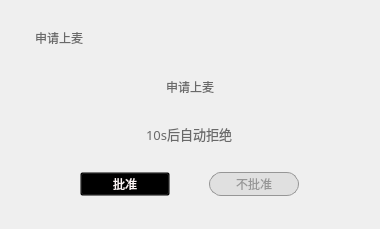
<?xml version="1.0" encoding="UTF-8"?>
<ui version="4.0">
 <class>ApplyJoinWdg</class>
 <widget class="QWidget" name="ApplyJoinWdg">
  <property name="geometry">
   <rect>
    <x>0</x>
    <y>0</y>
    <width>380</width>
    <height>229</height>
   </rect>
  </property>
  <property name="minimumSize">
   <size>
    <width>380</width>
    <height>229</height>
   </size>
  </property>
  <property name="maximumSize">
   <size>
    <width>380</width>
    <height>229</height>
   </size>
  </property>
  <property name="windowTitle">
   <string>ApplyJoinWdg</string>
  </property>
  <property name="styleSheet">
   <string notr="true"/>
  </property>
  <layout class="QVBoxLayout" name="verticalLayout_2">
   <property name="leftMargin">
    <number>25</number>
   </property>
   <property name="topMargin">
    <number>20</number>
   </property>
   <property name="rightMargin">
    <number>25</number>
   </property>
   <item>
    <widget class="QWidget" name="widget_4" native="true">
     <property name="styleSheet">
      <string notr="true">QWidget{
background-color:rgba(0,0,0,0);
}</string>
     </property>
     <layout class="QGridLayout" name="gridLayout">
      <property name="leftMargin">
       <number>0</number>
      </property>
      <property name="topMargin">
       <number>0</number>
      </property>
      <property name="rightMargin">
       <number>0</number>
      </property>
      <property name="bottomMargin">
       <number>0</number>
      </property>
      <property name="spacing">
       <number>0</number>
      </property>
      <item row="0" column="0">
       <widget class="QWidget" name="widget_title" native="true">
        <property name="minimumSize">
         <size>
          <width>0</width>
          <height>35</height>
         </size>
        </property>
        <property name="maximumSize">
         <size>
          <width>16777215</width>
          <height>35</height>
         </size>
        </property>
        <property name="styleSheet">
         <string notr="true"/>
        </property>
        <layout class="QHBoxLayout" name="horizontalLayout_2">
         <property name="leftMargin">
          <number>10</number>
         </property>
         <property name="topMargin">
          <number>0</number>
         </property>
         <property name="bottomMargin">
          <number>0</number>
         </property>
         <item alignment="Qt::AlignHCenter">
          <widget class="QLabel" name="label">
           <property name="maximumSize">
            <size>
             <width>16777215</width>
             <height>50</height>
            </size>
           </property>
           <property name="styleSheet">
            <string notr="true">color:rgb(105,105,105);
font: 12pt &quot;微软雅黑&quot;;</string>
           </property>
           <property name="text">
            <string>申请上麦</string>
           </property>
          </widget>
         </item>
         <item>
          <spacer name="horizontalSpacer">
           <property name="orientation">
            <enum>Qt::Horizontal</enum>
           </property>
           <property name="sizeHint" stdset="0">
            <size>
             <width>40</width>
             <height>20</height>
            </size>
           </property>
          </spacer>
         </item>
         <item>
          <layout class="QGridLayout" name="layout_close"/>
         </item>
        </layout>
       </widget>
      </item>
      <item row="1" column="0">
       <widget class="QWidget" name="widget" native="true">
        <layout class="QVBoxLayout" name="verticalLayout">
         <item alignment="Qt::AlignHCenter">
          <widget class="QLabel" name="labApplyInfo">
           <property name="styleSheet">
            <string notr="true">color:rgb(105,105,105);
font: 12pt &quot;微软雅黑&quot;;</string>
           </property>
           <property name="text">
            <string>申请上麦</string>
           </property>
          </widget>
         </item>
         <item>
          <widget class="QWidget" name="widget_3" native="true">
           <layout class="QHBoxLayout" name="horizontalLayout_3">
            <item alignment="Qt::AlignHCenter">
             <widget class="QLabel" name="label_TimeNotice">
              <property name="font">
               <font>
                <family>微软雅黑</family>
                <pointsize>10</pointsize>
                <weight>50</weight>
                <italic>false</italic>
                <bold>false</bold>
               </font>
              </property>
              <property name="styleSheet">
               <string notr="true">color:rgb(105,105,105);
font: 10pt &quot;微软雅黑&quot;;</string>
              </property>
              <property name="text">
               <string>10s后自动拒绝</string>
              </property>
             </widget>
            </item>
           </layout>
          </widget>
         </item>
         <item>
          <widget class="QWidget" name="widget_2" native="true">
           <property name="minimumSize">
            <size>
             <width>0</width>
             <height>0</height>
            </size>
           </property>
           <layout class="QHBoxLayout" name="horizontalLayout">
            <item>
             <widget class="QPushButton" name="pushButtonAgree">
              <property name="minimumSize">
               <size>
                <width>90</width>
                <height>24</height>
               </size>
              </property>
              <property name="maximumSize">
               <size>
                <width>90</width>
                <height>24</height>
               </size>
              </property>
              <property name="styleSheet">
               <string notr="true">QPushButton{
	color: rgb(255, 247, 247);
	border-image: url(:/sysButton/img/sysButton/okButton.png);
}
QPushButton:hover{
	color: rgb(255, 247, 247);
	border-image: url(:/sysButton/img/sysButton/okButtonOn.png);
}
QPushButton:pressed{
	color: rgb(255, 247, 247);
	border-image: url(:/sysButton/img/sysButton/okButton.png);
}
</string>
              </property>
              <property name="text">
               <string>批准</string>
              </property>
              <property name="autoRepeat">
               <bool>false</bool>
              </property>
             </widget>
            </item>
            <item>
             <widget class="QToolButton" name="toolButtonRefuse">
              <property name="maximumSize">
               <size>
                <width>90</width>
                <height>24</height>
               </size>
              </property>
              <property name="styleSheet">
               <string notr="true">QToolButton{
    background-color: rgb(224, 224, 224);
	color: rgb(150, 150, 150);
	border: 1px solid rgb(150, 150, 150);
	border-radius: 12px;
}

QToolButton:hover{
    background-color: rgb(150, 150, 150);
    color: rgb(243, 243, 243);
}</string>
              </property>
              <property name="text">
               <string>不批准</string>
              </property>
              <property name="autoRaise">
               <bool>true</bool>
              </property>
             </widget>
            </item>
           </layout>
          </widget>
         </item>
        </layout>
       </widget>
      </item>
     </layout>
    </widget>
   </item>
  </layout>
 </widget>
 <layoutdefault spacing="6" margin="11"/>
 <resources>
  <include location="../../VLive/VLive.qrc"/>
 </resources>
 <connections/>
</ui>
